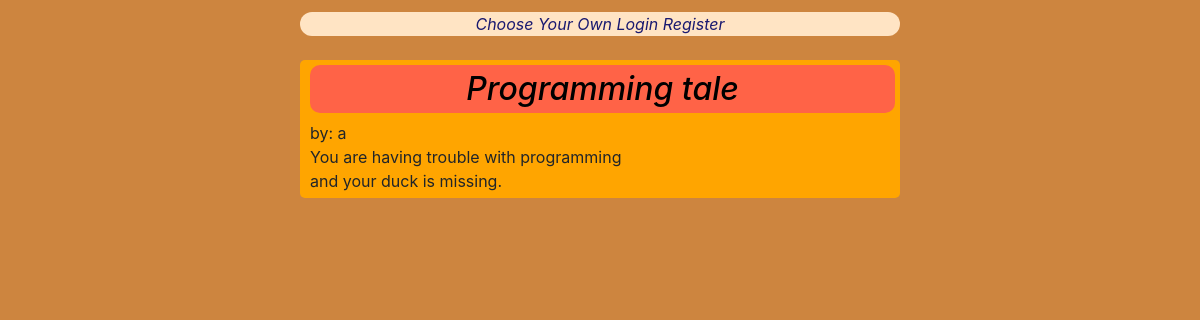
Before: / with the older database file.
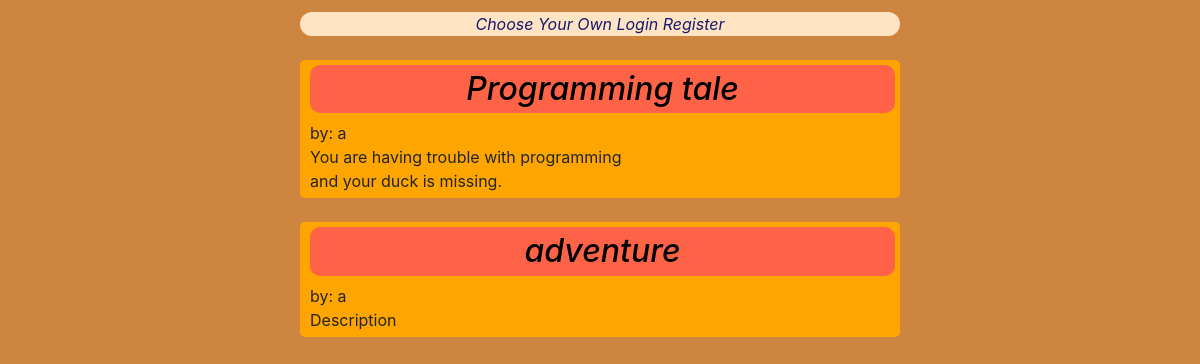
After: the same page with the newer database file.
### CYO/models.py (models this page shows)
class Adventure(models.Model):
    user = models.ForeignKey("User", on_delete=models.CASCADE, related_name="Creations")
    title = models.CharField(max_length=255)
    description = models.TextField()
    startevent = models.ForeignKey("Event", on_delete=models.CASCADE, null=True, related_name="First_screen")
    endevent = models.ForeignKey("Event", on_delete=models.SET_NULL, null=True, related_name="End_screen")

class User(AbstractUser):
    pass

### CYO/views.py (the view)
# urls.py: path('', views.index_view, name='index'),
def index_view(request):
    if request.method == "GET":
        adventures = Adventure.objects.all()
    return render(request, "CYO/index.html", {
        "adventures": adventures
    })

### CYO/templates/CYO/index.html (shortened to what this page needs)
{% extends 'CYO/layout.html' %}
{% block body %}
    {% for adventure in adventures %}
        <div id=adventure_preview>
            <a href="{% url 'ad_view' adventure.id %}"><h2>{{ adventure.title }}</h2></a> <div id=author>by: {{ adventure.user.username }}</div>
            <div id=adventure_description>{{ adventure.description }}</div>
        </div>
        <br>
    {% endfor %}
{% endblock %}

### CYO/templates/CYO/layout.html (shortened to what this page needs)
{% load static %}
<!DOCTYPE html>
<html lang=en>
    <body>
        <nav id=navigation>
            <a href="{% url 'index' %}">Choose Your Own</a>
            {% if request.user.is_authenticated %}
                <a href="{% url 'create' %}">Create</a>
                <a href="{% url 'logout' %}">Log out</a>
            {% else %}
                <a href="{% url 'login' %}">Login</a>
                <a href="{% url 'register' %}">Register</a>
            {% endif %}
        </nav>
        <br>
        {% block body %}
        {% endblock %}
    </body>
    <link rel="stylesheet" href="https://stackpath.bootstrapcdn.com/bootstrap/4.4.1/css/bootstrap.min.css">
    <link rel="stylesheet" href="{% static 'CYO/style.css' %}">
</html>

### CYO/static/CYO/style.css (style rules this page uses)
body { margin:auto; width:50%; padding-top:1%; align-items: center; background-color:peru; }
#navigation, #adv_edit, #adv_dele, #adv_dele_s { background-color: bisque; border-radius:15px; text-align:center; }
#text, #adventure_description, #text_Item, #text_Status { white-space: pre-line; word-wrap: break-word; }
h2, h1 { background-color: tomato; color:black; text-align: center; padding: 5px; border-radius: 10px; word-wrap: break-word; }
#adventure_preview { border-radius: 5px; background-color: orange; padding: 5px; padding-left: 10px; }
a { color:midnightblue; font-style: oblique; }

Changed rows visible on the page:
added Adventure: title "adventure", user.username "a", description "Description"
